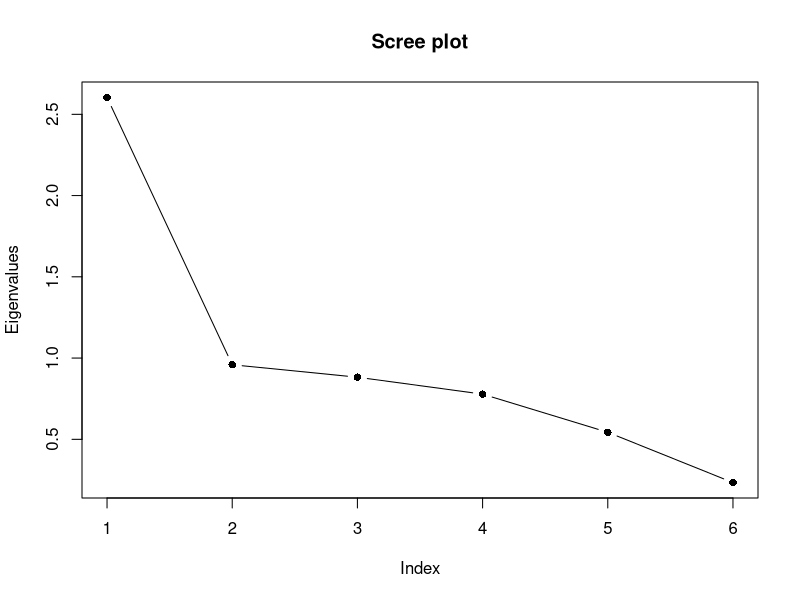
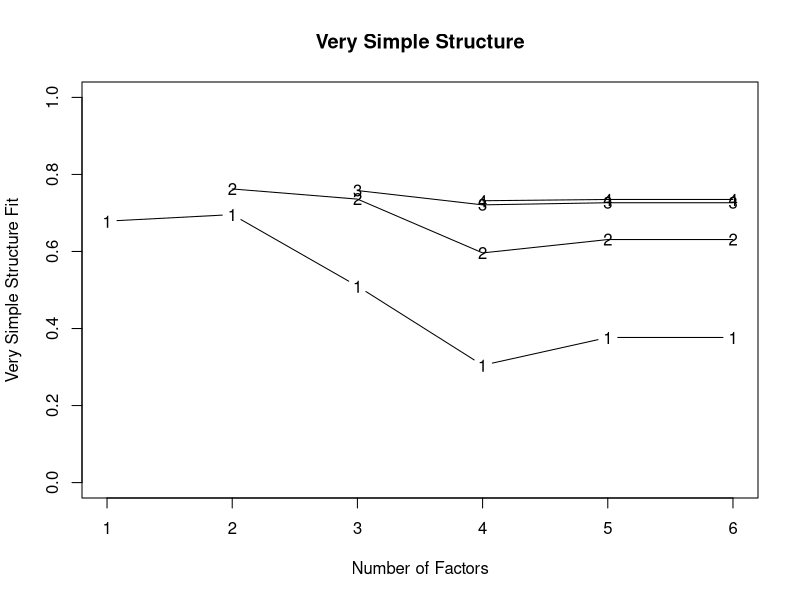
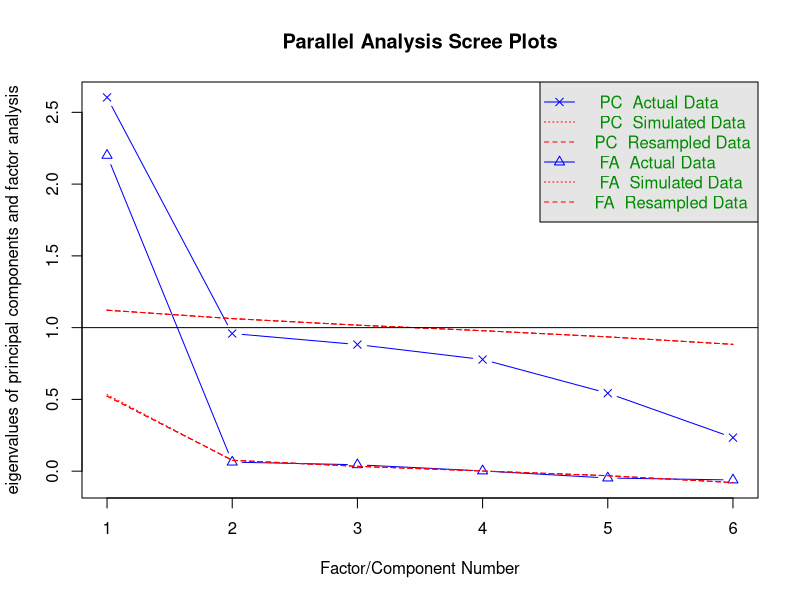

Reproduce these figures in R, in order.
## ---- chunk 1
# Load tidyverse and lavaan packages

library(tidyverse)
library(psych)
## ---- chunk 2
health <- read_csv(file = "health.csv")
head(health)
## ---- chunk 3
cormat <- round(cor(health),2)
cormat
## ---- chunk 4
eigenmatrix <- (eigen(cor(health)))
eigenmatrix

round(eigenmatrix$values,3)
eigenmatrix$vectors

# Check the sum of the eigenvalues
sum(eigenmatrix$values)

round(eigenmatrix$vectors,2)

# Calculate the proportion of variance explained by each component
(eigenmatrix$values/sum(eigenmatrix$values))*100
## ---- chunk 5
eigen_res <- eigen(cor(health))
round(eigen_res$values,3)
## ---- chunk 6
# Scree plot
plot(eigenmatrix$values, # Vector of eigenvalues
     type = 'b', # Display points and lines
     pch = 16, # 
     main = "Scree plot", 
     ylab = "Eigenvalues")

# Minimum average partial
vssmodel <- vss(health)

# Parallel analysis
fa.parallel(health, n.iter = 500)
## ---- chunk 7
PC1 <- principal(health, nfactors = 1, rotate = "none")
PC2 <- principal(health, nfactors = 2, rotate = "none")

PC1
PC2
## ---- chunk 8
PC1$loadings
PC2$loadings

PC2$values
round(PC2$values/sum(PC2$values),3)
## ---- chunk 9
scores <- PC2$scores
head(scores, 10)

head(health)
